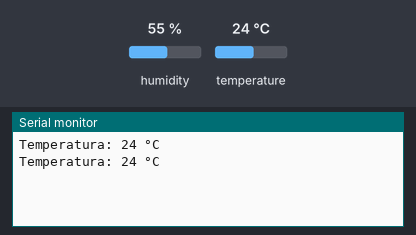
The sketch below on a simulated Arduino Uno, built with avr-gcc and run on an emulated ATmega328P. Parts: the last lines printed to the serial monitor. Inputs (shaded band) come from the test bench; at power-on: temperature 24 °C, humidity 55 %.

Above: at 1.8 s.
1.9 s: temperature set to 12 °C
At 3.1 s:
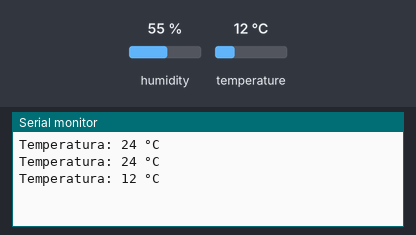
3.4 s: temperature set to 19 °C
At 4.4 s:
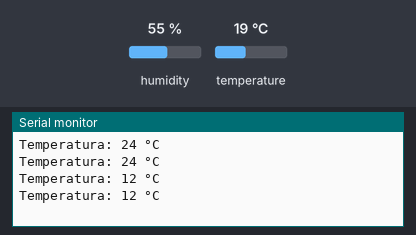
Timing chart, 0 to 6.4 s (numbered marks = the images above; inputs shaded):
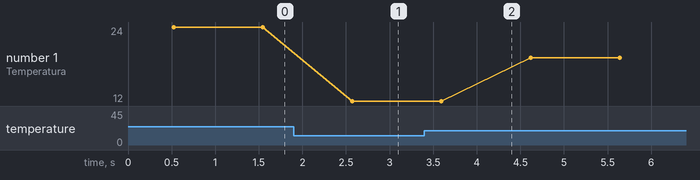

Measured:
- after the input at 1.9 s, the serial monitor: prints a new line after 0.67 s (image 1)
- plotted number 1: 24 → 12 after the input at 1.9 s, 12 → 19 after the input at 3.4 s

The sketch:

Modulo_Temperatura.ino
```cpp
#include <DHT11.h>  //para poder usar el sensor de temperatura
DHT11 dht11(3);     //asignar el sensor de temperatura al pin 3
void setup() {
  // put your setup code here, to run once:
  Serial.begin(9600);  //iniciar el serial a 9600 baudios
}

void loop() {
  // put your main code here, to run repeatedly:
  int temperature = dht11.readTemperature();  //Intenta leer la temperatura del sensor DHT11 y almacena el valor en la variable temperature.
  Serial.print("Temperatura: ");
  Serial.print(temperature);
  Serial.println(" °C");
  delay(500);
}
```
